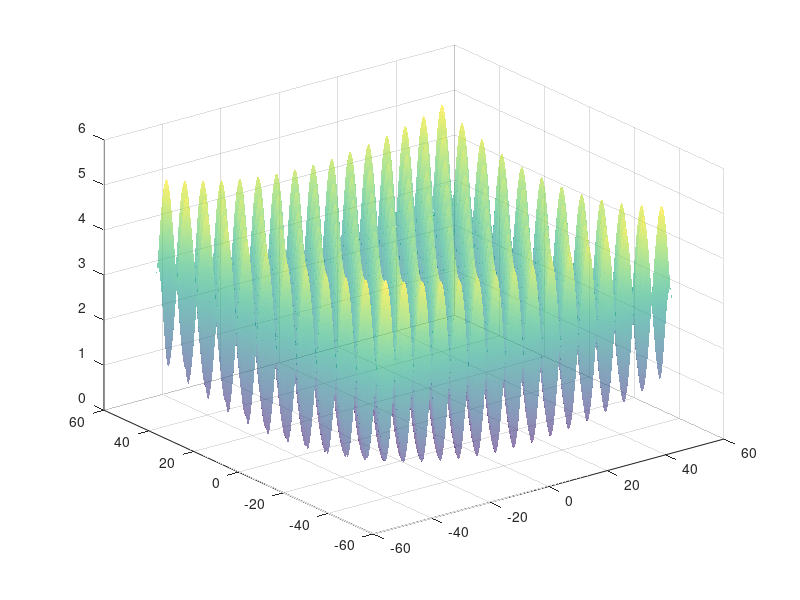

Here is the MATLAB script that generated this plot:
%% Plot benchmark fn
% Set x,y limits and step resolution
lim = 50;
res = 0.1;

% Function handles to test
fn_ackley = @(x,n) -20*exp(-0.2*sqrt(x.^2/n)) - exp(cos(2*pi*x)) + 20 + exp(1);

fn_griewank = @(x,n) x.^2/4000 - cos(x./sqrt(n)) + 1;

% Define X, Y, Z
[X,Y] = meshgrid(-lim:res:lim,-lim:res:lim);

% Z = sqrt(X.^2 + Y.^2); %Sphere
% Z = fn_ackley(X,1) + fn_ackley(Y,2);
Z = fn_griewank(X,1) + fn_griewank(Y,2);
% Z = 100*(Y-X.^2).^2 + (1-X).^2; %Rosenbrock % It does not look nice


surf(X,Y,Z,'FaceAlpha', 0.6,'EdgeColor','none');